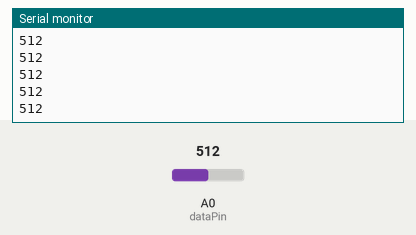
Recording of a sketch running on a simulated Arduino Uno, built with avr-gcc and run on an emulated ATmega328P. On the bench: the last lines printed to the serial monitor. The inputs (shaded band) are chosen by the test bench; at power-on: A0 (dataPin) = 512.

Above: at 1.2 s.
1.3 s: A0 (dataPin) set to 716
At 2.3 s:
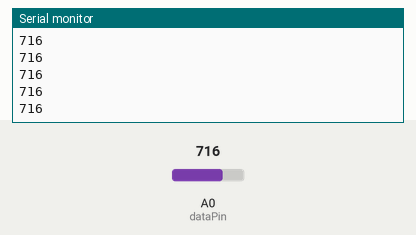
2.8 s: A0 (dataPin) set to 900
At 3.7 s:
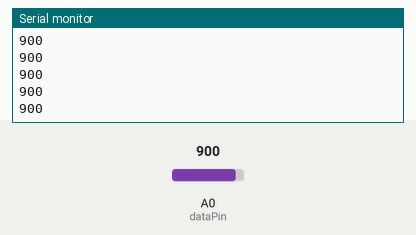
Timing chart, 0 to 5.8 s (numbered marks = the images above; inputs shaded):
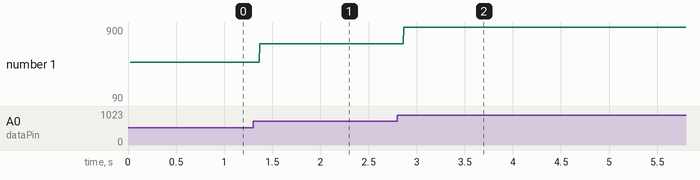

Measured:
- after the input at 1.3 s, the serial monitor: prints a new line after 0.07 s (image 1)
- after the input at 2.8 s, the serial monitor: prints a new line after 0.07 s (image 2)
- plotted number 1: 512 → 716 after the input at 1.3 s, 716 → 90 after the input at 2.8 s

The sketch:

1.1.2_ldr.ino
```cpp
/**
* NAME: Ashwin K
* RNO: EE25B018
* DESC: Read data from LDR and display on Serial monitor
*/

uint8_t dataPin = A0;


void setup() {
  // put your setup code here, to run once:

  pinMode(dataPin,INPUT);
  Serial.begin(9600);
  Serial.println("LDR module readings:");
}

void loop()
{
  int ldrRead = analogRead(dataPin);
  Serial.println(ldrRead);

}
```
